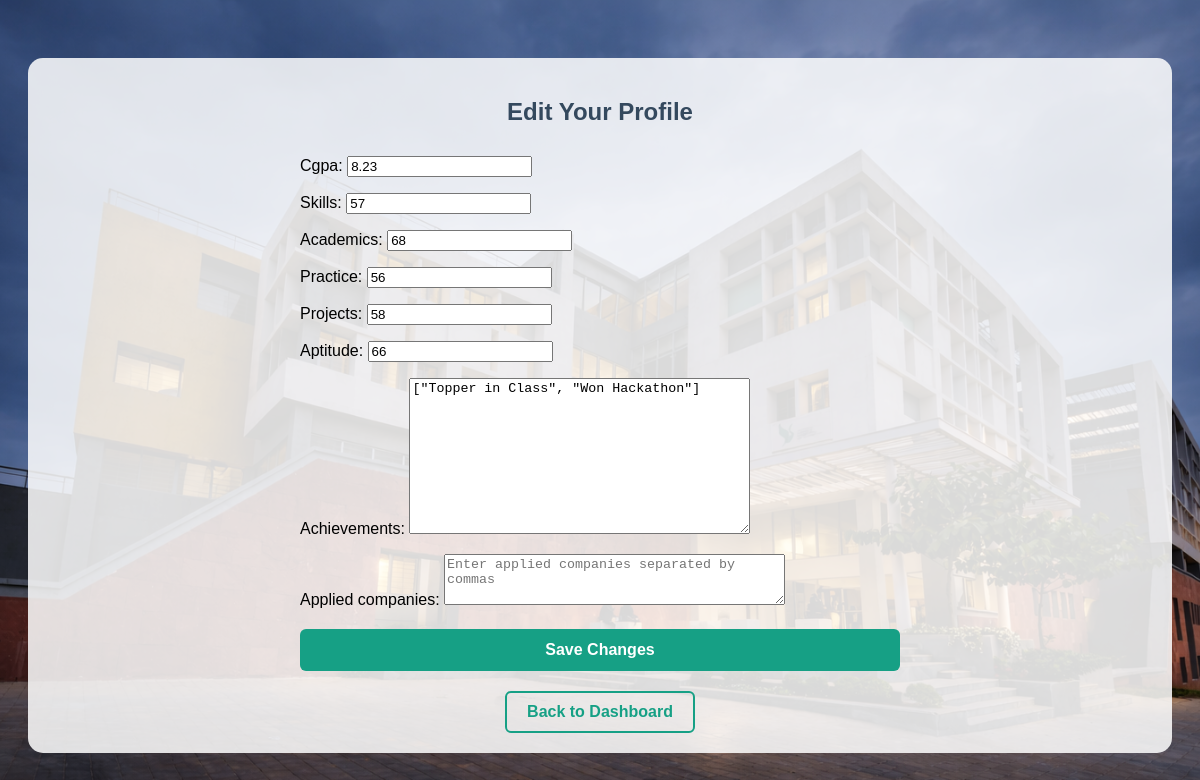
Screenshot of /profile/edit/ (signed in) with the database file from the repository.
### accounts/models.py (models this page shows, shortened)
class Student(models.Model):
    user = models.OneToOneField(User, on_delete=models.CASCADE)
    branch = models.CharField(max_length=100)
    year = models.IntegerField()
    cgpa = models.FloatField()
    skills = models.IntegerField(default=0)
    academics = models.IntegerField(default=0)
    practice = models.IntegerField(default=0)
    projects = models.IntegerField(default=0)
    aptitude = models.IntegerField(default=0)
    achievements = models.TextField(blank=True, null=True)
    placed = models.BooleanField(default=False)
    company = models.CharField(max_length=100, blank=True, null=True)
    applied_companies = models.TextField(blank=True, null=True)
    role = models.CharField(max_length=100, blank=True, null=True)  # store as comma-separated

### accounts/views.py (the view)
# urls.py: path('profile/edit/', views.edit_profile, name='edit_profile'),
def edit_profile(request):
    student = request.user.student
    if request.method == "POST":
        form = StudentForm(request.POST, instance=student)
        if form.is_valid():
            form.save()
            return redirect('student_profile')  # back to profile page
    else:
        form = StudentForm(instance=student)
    return render(request, 'edit_profile.html', {'form': form})

### accounts/forms.py
class StudentForm(forms.ModelForm):
    class Meta:
        model = Student
        fields = ['cgpa', 'skills', 'academics', 'practice', 'projects', 'aptitude', 'achievements', 'applied_companies']
        widgets = {
            'applied_companies': forms.Textarea(attrs={
                'rows': 3,
                'placeholder': 'Enter applied companies separated by commas'
            })
        }

### templates/edit_profile.html (shortened to what this page needs)
{% load static %}
<!DOCTYPE html>
<html lang="en">
<head>
</head>
<body>
<div class="container">
    <h2>Edit Your Profile</h2>
    <form method="post">
        {{ form.as_p }}
        <button type="submit">Save Changes</button>
    </form>
    <div style="text-align: center;">
        <a href="{% url 'student_dashboard' %}">Back to Dashboard</a>
    </div>
</div>
</body>
</html>

### rows the page displays
Student: cgpa "8.23", skills "57", academics "68", practice "56", projects "58", aptitude "66", achievements "[\"Topper in Class\", \"Won Hackathon\"]"
